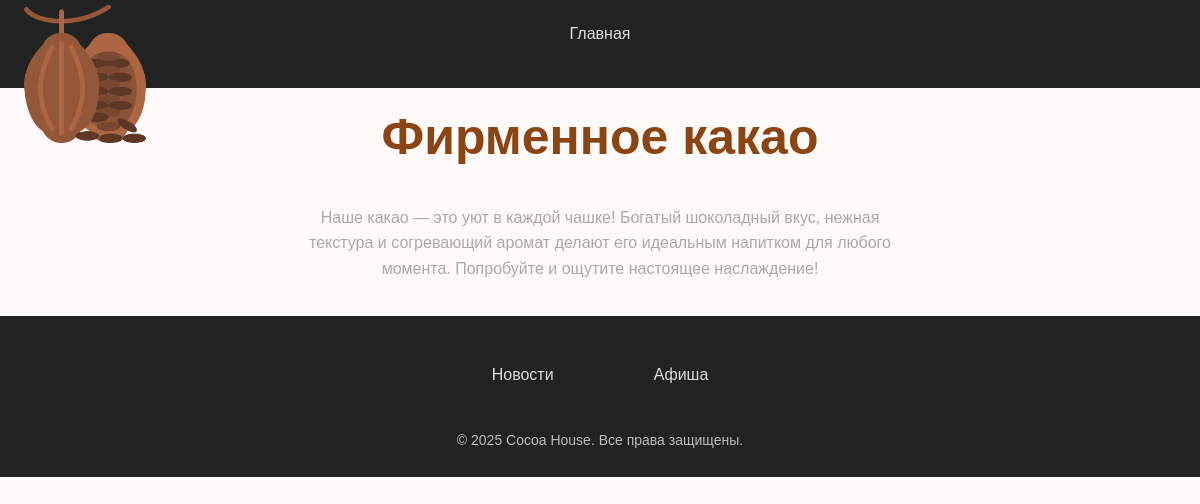
Screenshot of /post/our_cocoa/ with the database file from the repository.
### cocoa/models.py (models this page shows, shortened)
class Post(models.Model):
 class Status(models.IntegerChoices):
  DRAFT = 0, 'Черновик'
  PUBLISHED = 1, 'Опубликовано'
 title = models.CharField(max_length=255,verbose_name="Заголовок")
 slug = models.SlugField(max_length=255, db_index=True, unique=True)
 content = models.TextField(blank=True)
 time_create = models.DateTimeField(auto_now_add=True)
 time_update = models.DateTimeField(auto_now=True)
 is_published = models.BooleanField(choices=Status.choices,default=Status.DRAFT)
 objects = models.Manager()
 published = PublishedModel()
 cat = models.ForeignKey('Category', on_delete=models.CASCADE, related_name='posts')
 class Meta:
  ordering = ['-time_create']
  indexes = [
   models.Index(fields=['-time_create']),
  ]

class Category(models.Model):
 name = models.CharField(max_length=100, db_index=True)
 slug = models.SlugField(max_length=255, unique=True, db_index=True)

### cocoa/views.py (the view)
# urls.py: path('post/<slug:post_slug>/', views.show_post, name='post'),
def show_post(request, post_slug):
 post = get_object_or_404(Post, slug=post_slug)
 data = {
 'title': post.title,
 'menu': menu,
 'post': post,
 'cat_selected': 1,
 }
 return render(request, 'cocoa/post.html',
context=data)

### cocoa/templatetags/cocoa_tags.py (called while the page is built)
@register.simple_tag(name='getcats')
def get_categories():
 return Category.objects.all()

### cocoa/templates/cocoa/post.html (shortened to what this page needs)
{% extends 'base.html' %}
{% block content %}
<h1>{{post.title}}</h1>
{{post.content|linebreaks}}
{% endblock %}

### templates/base.html (shortened to what this page needs)
<!DOCTYPE html>
{% load static %}
{% load cocoa_tags %}
{% load menu_tags %}
{% getcats as categories %}
<html>
<head>
    <link type="text/css" href="{% static 'cocoa/css/styles.css' %}" rel="stylesheet" />
</head>
<body>
    <ul>
        <img src="{% static 'cocoa/images/cocoa.png' %}" alt="Логотип" class="logo">
        <li><a href="{% url 'home' %}">Главная</a></li>
    </ul>
    {% block content %}
    {% endblock %}
    <footer class="footer">
        <div class="footer-container">
            <ul class="footer-categories">
                {% for cat in categories %}
                    <li><a href="{% url 'category' cat.id %}">{{ cat.name }}</a></li>
                {% endfor %}
            </ul>
            <p>&copy; 2025 Cocoa House. Все права защищены.</p>
        </div>
    </footer>
</body>
</html>

### cocoa/static/cocoa/css/styles.css (style rules this page uses)
body { font-family: Arial, sans-serif; background-color: #FFFAFA; color: #333; margin: 0; padding: 0; }
li { text-align: center; display: flex; flex-direction: column; align-items: center; justify-content: center; margin-bottom: 20px; }
ul { list-style: none; padding: 0; margin: 0; background-color: #222; overflow: hidden; display: flex; justify-content: center; }
ul li { padding: 15px 20px; }
ul li a { color: #ddd; text-decoration: none; transition: color 0.3s; display: block; padding: 10px 15px; }
h1 { text-align: center; margin-top: 20px; color: #8B4513; font-size: 50px; }
p { text-align: center; line-height: 1.6; padding: 5px; color: #A9A9A9; width: 80%; max-width: 600px; margin: 0 auto; }
.logo { position: absolute; top: 0px; left: 10px; width: 150px; height: auto; z-index: 10; }
body { font-family: Arial, sans-serif; background-color: #FFFAFA; color: #333; margin: 0; padding: 0; display: flex; flex-direction: column; min-height: 100vh; }
.footer { background-color: #222; color: #fff; text-align: center; padding: 20px 0; margin-top: 30px; }
.footer-container { max-width: 1000px; margin: 0 auto; }
.footer-categories { list-style: none; padding: 0; margin: 0; display: flex; justify-content: center; flex-wrap: wrap; }
.footer-categories li { margin: 5px 15px; }
.footer-categories li a { color: #ddd; text-decoration: none; font-size: 16px; transition: color 0.3s; }
.footer p { margin-top: 10px; font-size: 14px; color: #bbb; }

### rows the page displays
Post: title "Фирменное какао", content "Наше какао — это уют в каждой чашке! Богатый шоколадный вкус, нежная текстура и согревающий аромат делают его идеальным напитком для любого момента. Попробуйте и ощутите настоящее наслаждение!"
Category: name "Новости"
Category: name "Афиша"
